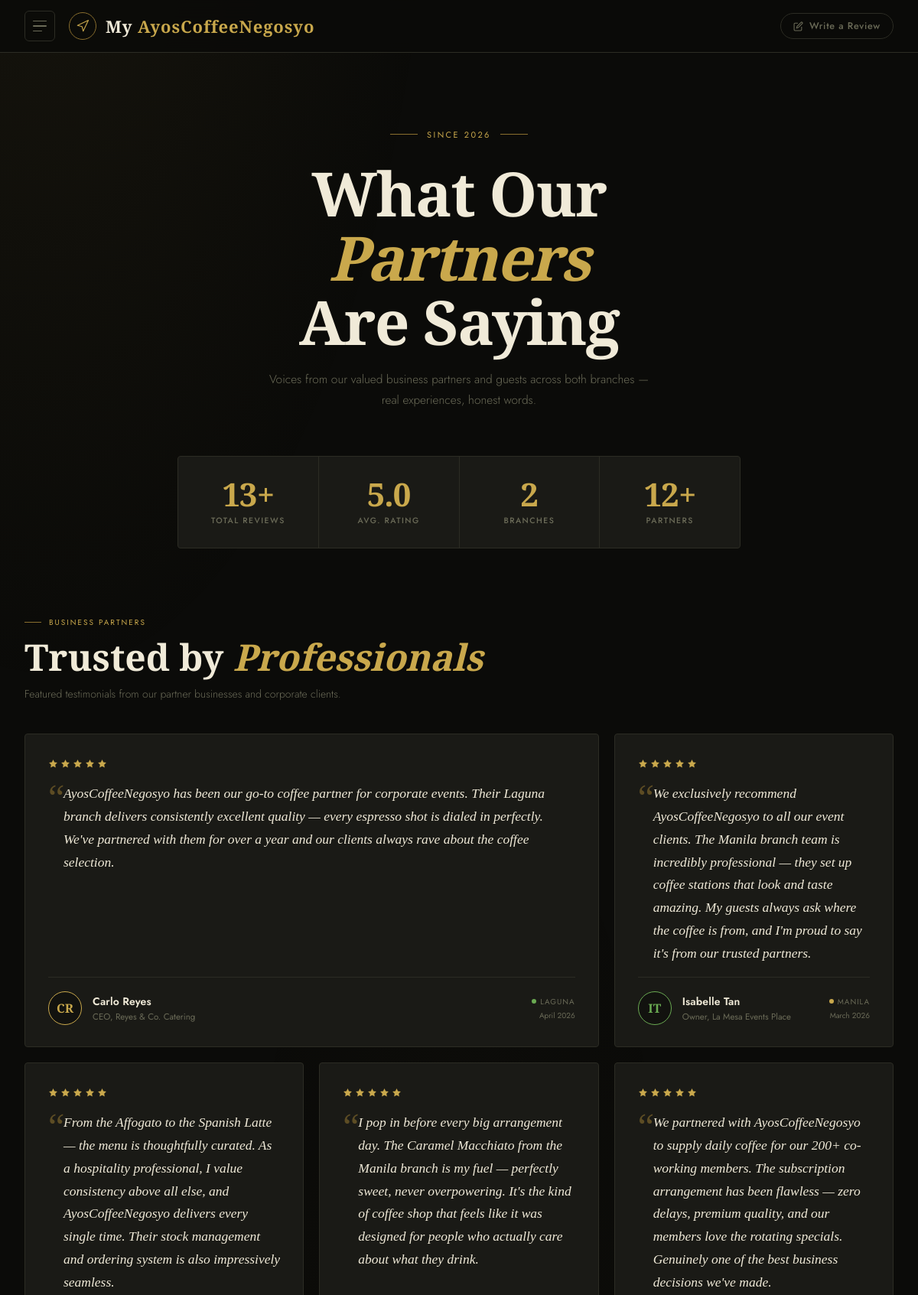
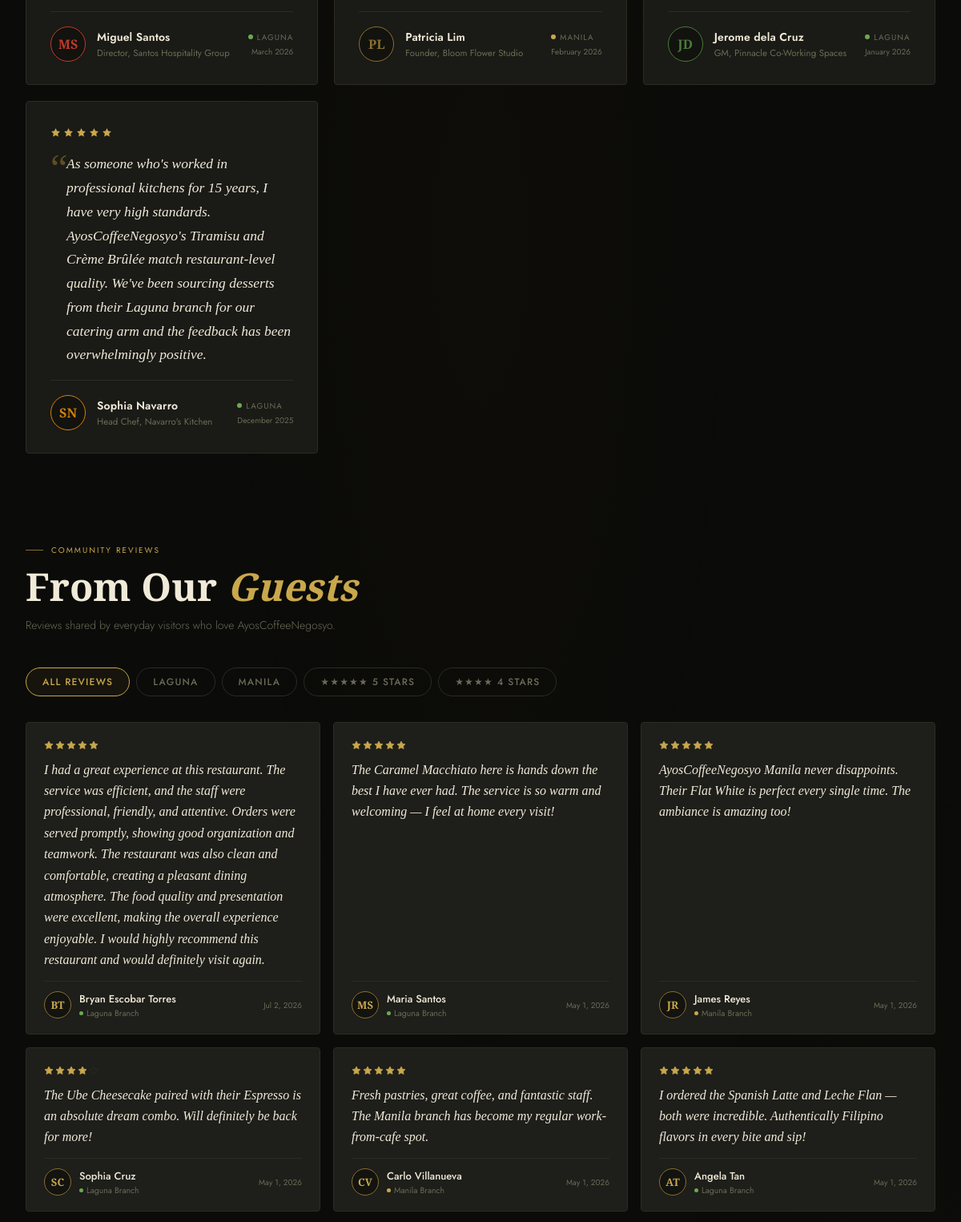
The page /testimonial.php (upper part) on the database as committed earlier (2 pictures, top to bottom).
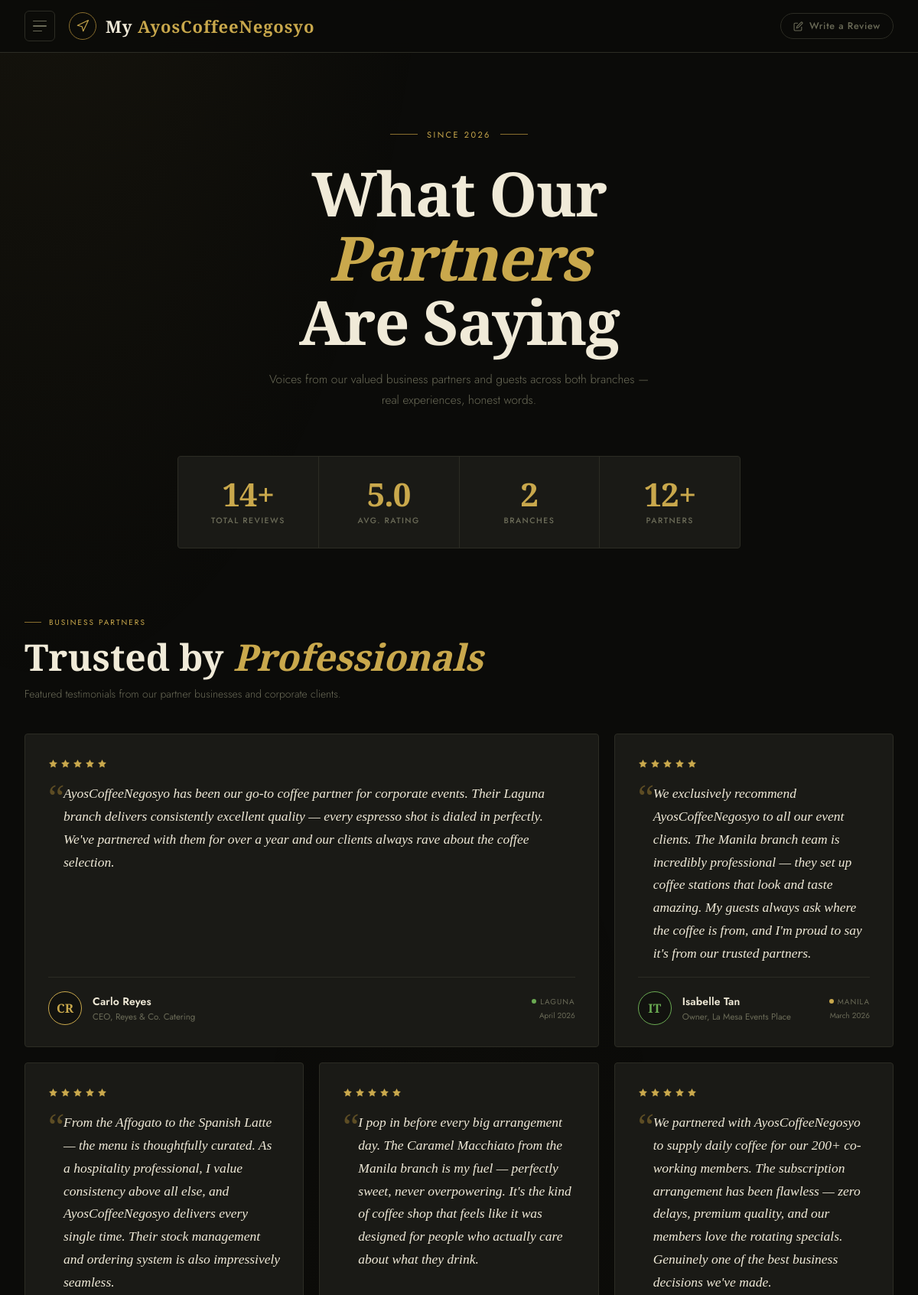
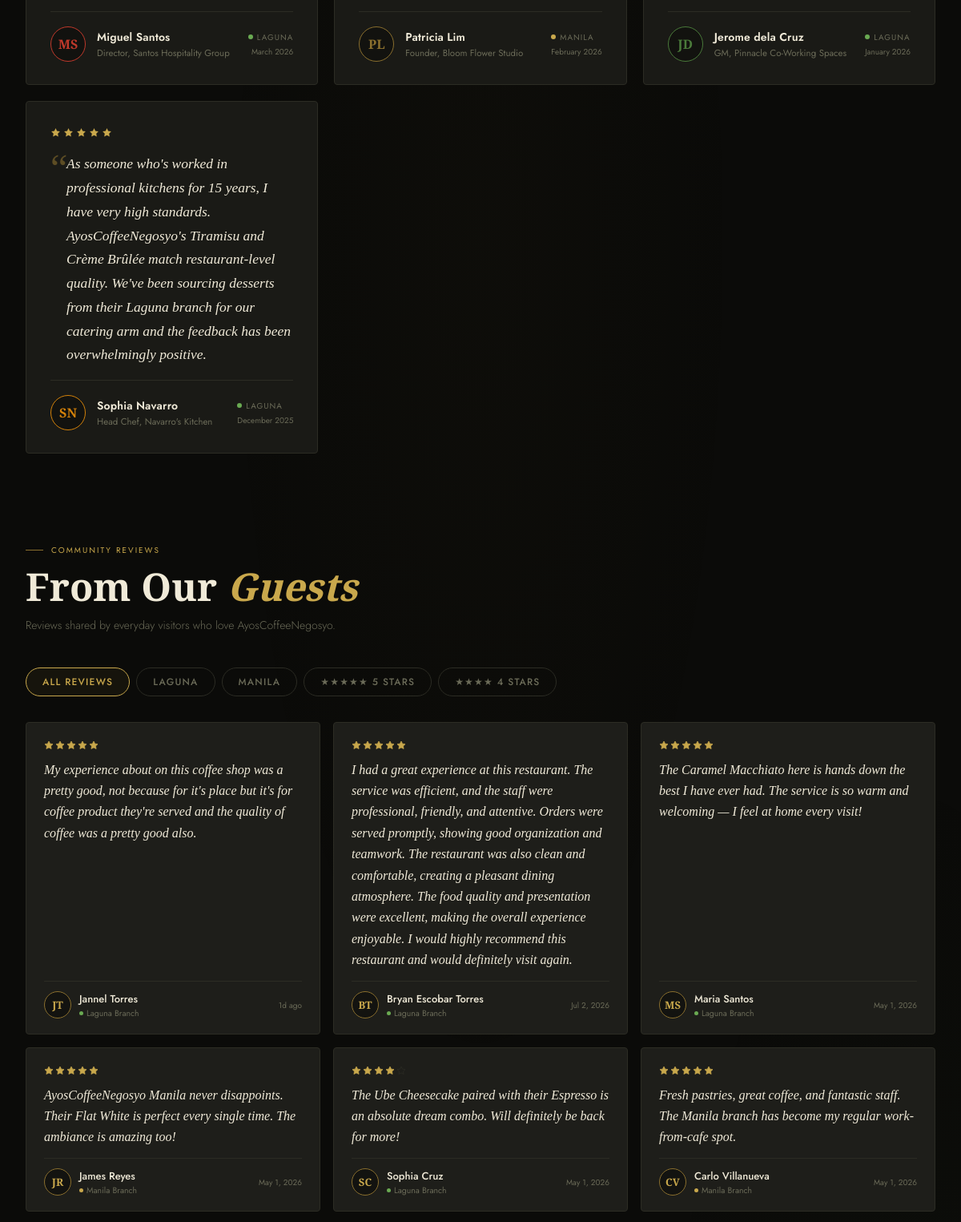
The same page on the database as committed later (2 pictures, top to bottom).
### tables this page shows
CREATE TABLE `testimonials` (
  `id` int(11) NOT NULL,
  `name` varchar(100) NOT NULL,
  `branch` varchar(20) DEFAULT 'laguna',
  `rating` tinyint(1) DEFAULT 5,
  `message` text NOT NULL,
  `is_approved` tinyint(1) DEFAULT 1,
  `created_at` timestamp NOT NULL DEFAULT current_timestamp()
);

### testimonial.php (the view, shortened to what this page needs)
<?php
include 'config.php';
$conn->query("CREATE TABLE IF NOT EXISTS testimonials (
    id INT AUTO_INCREMENT PRIMARY KEY,
    name VARCHAR(100) NOT NULL,
    branch VARCHAR(20) DEFAULT 'laguna',
    rating TINYINT(1) DEFAULT 5,
    message TEXT NOT NULL,
    is_approved TINYINT(1) DEFAULT 1,
    created_at TIMESTAMP DEFAULT CURRENT_TIMESTAMP
)");
$testimonials = [];
$tRes = $conn->query("SELECT id, name, branch, rating, message, created_at FROM testimonials WHERE is_approved = 1 ORDER BY created_at DESC LIMIT 50");
if ($tRes) { while ($tr = $tRes->fetch_assoc()) $testimonials[] = $tr; }
$totalReviews  = count($testimonials) + count($partnerTestimonials);
?>
<!DOCTYPE html>
<html lang="en">
<head>
</head>
<body>
<div id="sidebarOverlay"></div>
<header>
    <div class="header-inner">
        <div class="header-left">
            <button id="sidebarToggle" aria-label="Open sidebar" aria-expanded="false">
                <div class="hb"><span></span><span></span><span></span></div>
            </button>
            <a href="index.php" class="brand">
                <div class="brand-icon">
                    <svg width="18" height="18" viewBox="0 0 24 24" fill="none" stroke="#c9a84c" stroke-width="1.5" stroke-linecap="round" stroke-linejoin="round"><path d="M3 11l19-9-9 19-2-8-8-2z"/></svg>
                </div>
                <span class="brand-name">My <span>AyosCoffeeNegosyo</span></span>
            </a>
        </div>
        <div class="header-right">
            <button class="header-pill" onclick="openReviewModal()">
                <svg width="13" height="13" viewBox="0 0 24 24" fill="none" stroke="currentColor" stroke-width="2"><path d="M11 4H4a2 2 0 0 0-2 2v14a2 2 0 0 0 2 2h14a2 2 0 0 0 2-2v-7"/><path d="M18.5 2.5a2.121 2.121 0 0 1 3 3L12 15l-4 1 1-4 9.5-9.5z"/></svg>
                Write a Review
            </button>
        </div>
    </div>
</header>
<section class="hero">
    <div class="hero-eyebrow">Since 2026</div>
    <h1>What Our <em>Partners</em><br>Are Saying</h1>
    <p>Voices from our valued business partners and guests across both branches — real experiences, honest words.</p>
</section>
<div class="stats-bar">
    <div class="stats-grid">
        <div class="stat-item">
            <div class="stat-num"><?= $totalReviews ?>+</div>
            <div class="stat-label">Total Reviews</div>
        </div>
        <div class="stat-item">
            <div class="stat-num">5.0</div>
            <div class="stat-label">Avg. Rating</div>
        </div>
        <div class="stat-item">
            <div class="stat-num">2</div>
            <div class="stat-label">Branches</div>
        </div>
        <div class="stat-item">
            <div class="stat-num">12+</div>
            <div class="stat-label">Partners</div>
        </div>
    </div>
</div>
<div class="section-wrap">
    <div class="section-hd">
        <div class="section-eyebrow">Business Partners</div>
        <h2>Trusted by <em>Professionals</em></h2>
        <p>Featured testimonials from our partner businesses and corporate clients.</p>
    </div>
    <div class="partner-grid">
        <?php foreach ($partnerTestimonials as $i => $p):
            $isFirst = $i === 0;
        ?>
        <div class="partner-card <?= $isFirst ? 'featured' : '' ?>" style="--card-accent:<?= $p['color'] ?>">
            <div class="partner-stars">
                <?php for ($s = 1; $s <= 5; $s++): ?>
                <svg class="p-star" viewBox="0 0 24 24" fill="currentColor"><polygon points="12 2 15.09 8.26 22 9.27 17 14.14 18.18 21.02 12 17.77 5.82 21.02 7 14.14 2 9.27 8.91 8.26 12 2"/></svg>
                <?php endfor; ?>
            </div>
            <div class="partner-quote"><?= htmlspecialchars($p['message']) ?></div>
            <div class="partner-author">
                <div class="p-avatar" style="border-color:<?= $p['color'] ?>;color:<?= $p['color'] ?>;background:rgba(0,0,0,0.3)">
                    <?= $p['avatar'] ?>
                </div>
                <div>
                    <div class="p-name"><?= htmlspecialchars($p['name']) ?></div>
                    <div class="p-role"><?= htmlspecialchars($p['role']) ?></div>
                </div>
                <div style="margin-left:auto;text-align:right">
                    <div class="p-branch-tag">
                        <span class="p-dot <?= $p['branch'] === 'manila' ? 'manila' : '' ?>"></span>
                        <?= ucfirst($p['branch']) ?>
                    </div>
                    <div class="p-date"><?= $p['date'] ?></div>
                </div>
            </div>
        </div>
        <?php endforeach; ?>
    </div>
</div>
<div class="section-wrap" style="padding-top:0">
    <div class="section-hd">
        <div class="section-eyebrow">Community Reviews</div>
        <h2>From Our <em>Guests</em></h2>
        <p>Reviews shared by everyday visitors who love AyosCoffeeNegosyo.</p>
    </div>
    <div class="filter-tabs">
        <button class="ftab active" data-filter="all">All Reviews</button>
        <button class="ftab" data-filter="laguna">Laguna</button>
        <button class="ftab" data-filter="manila">Manila</button>
        <button class="ftab" data-filter="5">★★★★★ 5 Stars</button>
        <button class="ftab" data-filter="4">★★★★ 4 Stars</button>
    </div>
    <div class="community-grid" id="communityGrid">
        <?php if (empty($testimonials)): ?>
        <div class="empty-community" style="grid-column:1/-1">
            <svg width="56" height="56" viewBox="0 0 24 24" fill="none" stroke="currentColor" stroke-width="1" stroke-linecap="round" stroke-linejoin="round"><path d="M21 15a2 2 0 0 1-2 2H7l-4 4V5a2 2 0 0 1 2-2h14a2 2 0 0 1 2 2z"/></svg>
            <h3>No community reviews yet.</h3>
            <p>Be the first to share your experience with AyosCoffeeNegosyo!<br>Your review helps others discover something great.</p>
        </div>
        <?php else: ?>
        <?php foreach ($testimonials as $i => $t):
            $initials = strtoupper(substr(trim($t['name']), 0, 1));
            if (strpos(trim($t['name']), ' ') !== false) {
                $parts = explode(' ', trim($t['name']));
                $initials = strtoupper(substr($parts[0], 0, 1) . substr(end($parts), 0, 1));
            }
            $rating  = (int)$t['rating'];
            $daysAgo = floor((time() - strtotime($t['created_at'])) / 86400);
            $dateStr = $daysAgo === 0 ? 'Today' : ($daysAgo === 1 ? 'Yesterday' : ($daysAgo < 30 ? $daysAgo . 'd ago' : date('M j, Y', strtotime($t['created_at']))));
        ?>
        <div class="review-card" data-branch="<?= $t['branch'] ?>" data-rating="<?= $rating ?>" style="animation-delay:<?= $i * 40 ?>ms">
            <div class="r-stars">
                <?php for ($s = 1; $s <= 5; $s++): ?>
                <svg class="r-star <?= $s > $rating ? 'empty' : '' ?>" viewBox="0 0 24 24" fill="<?= $s <= $rating ? 'currentColor' : 'none' ?>" stroke="currentColor" stroke-width="1.5">
                    <polygon points="12 2 15.09 8.26 22 9.27 17 14.14 18.18 21.02 12 17.77 5.82 21.02 7 14.14 2 9.27 8.91 8.26 12 2"/>
                </svg>
                <?php endfor; ?>
            </div>
            <div class="r-text"><?= htmlspecialchars($t['message']) ?></div>
            <div class="r-meta">
                <div class="r-avatar"><?= $initials ?></div>
                <div>
                    <div class="r-name"><?= htmlspecialchars($t['name']) ?></div>
                    <div class="r-branch">
                        <span class="r-branch-dot <?= $t['branch'] === 'manila' ? 'manila' : '' ?>"></span>
                        <?= ucfirst($t['branch']) ?> Branch
                    </div>
                </div>
                <div class="r-date"><?= $dateStr ?></div>
            </div>
        </div>
        <?php endforeach; ?>
        <?php endif; ?>
    </div>
</div>
</body>
</html>

Rows that differ between the two databases and show on the page:
no longer on this page (row unchanged): testimonials: rating 5 (drawn), message "I ordered the Spanish Latte and Leche Flan — both were incredible. Authentically Filipino flavors in every bite and sip!", name "AT", name "Angela Tan", branch "Laguna", created_at "May 1, 2026"
added testimonials: rating 5 (drawn), message "My experience about on this coffee shop was a pretty good, not because for it's place but it's for coffee product they're served and the quality of coffee was a pretty good also.", name "JT", name "Jannel Torres", branch "Laguna", created_at "1d ago"
Other text that changed with them:
$totalReviews: "13" → "14"
